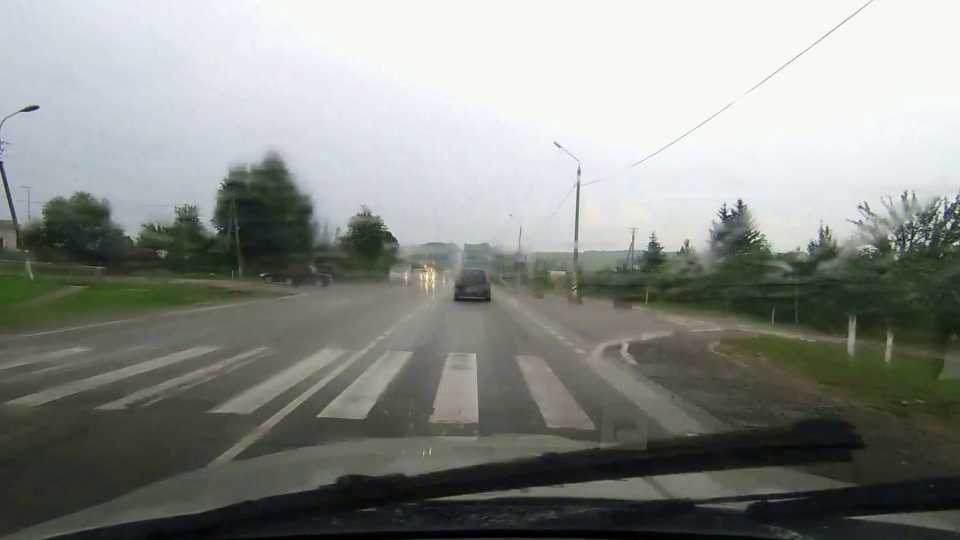
#> input picture sample-img-1.png, 1920 x 1080 px (shown at 1/2 size)
$ python sample3.py   (older library calls are emulated)
#> lines starting #> are read from the running program, lines starting #| are printed output that depends on the picture; after the words box and inside, x2 and y2 are one past the last pixel; in counts of white or black regions, pixels touching at a corner belong together; long printed decimals are rounded
#> further down, image is the input picture: shape (1080, 1920, 3); mean B, G, R 135.1, 140.6, 136.8
import numpy as np
import cv2
import imutils
from matplotlib import pyplot as plt

def render(frame):
    frame = imutils.resize(frame, height = 500)
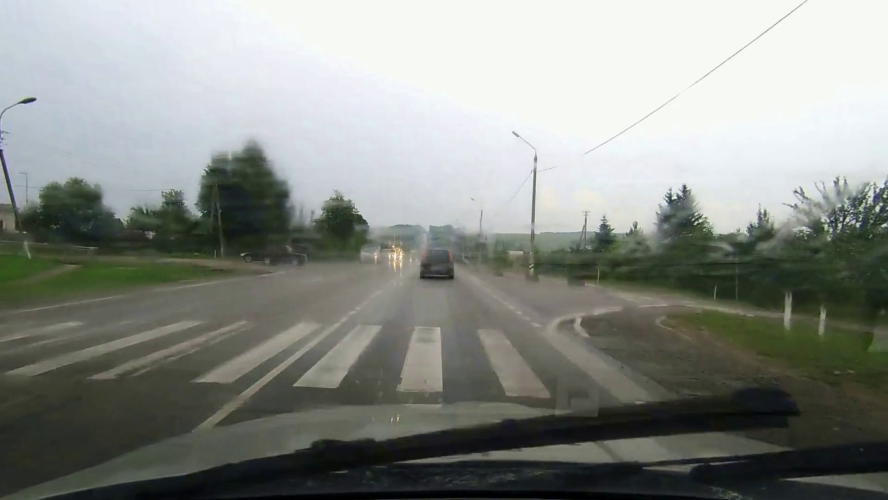
#> frame: shape (500, 888, 3); mean of channels 0, 1, 2 135.1, 140.6, 136.8; drawn as B, G, R
    frame = cv2.cvtColor(frame, cv2.COLOR_BGR2GRAY)
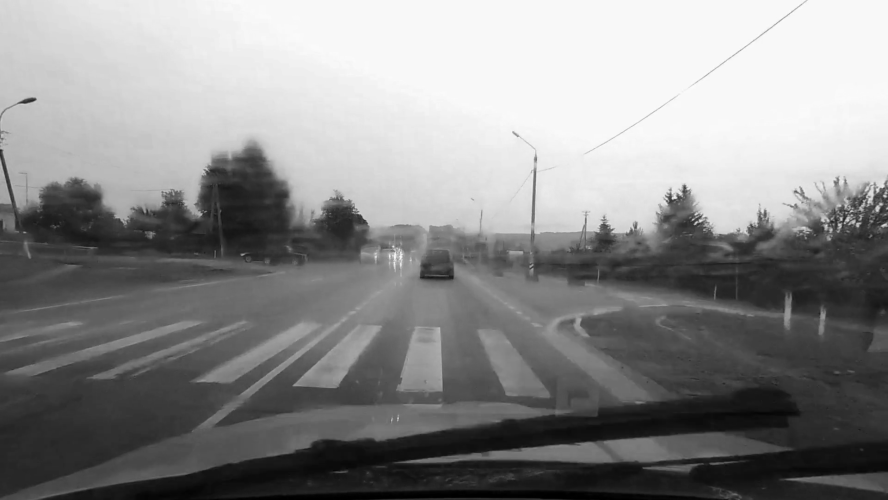
#> frame: shape (500, 888); min 0, max 252, mean 138.9
    frame = cv2.GaussianBlur(frame, (5, 5), 1000)
    # frame = frame[400:500, 0:1920]

    edged = cv2.Canny(frame, 15, 30)
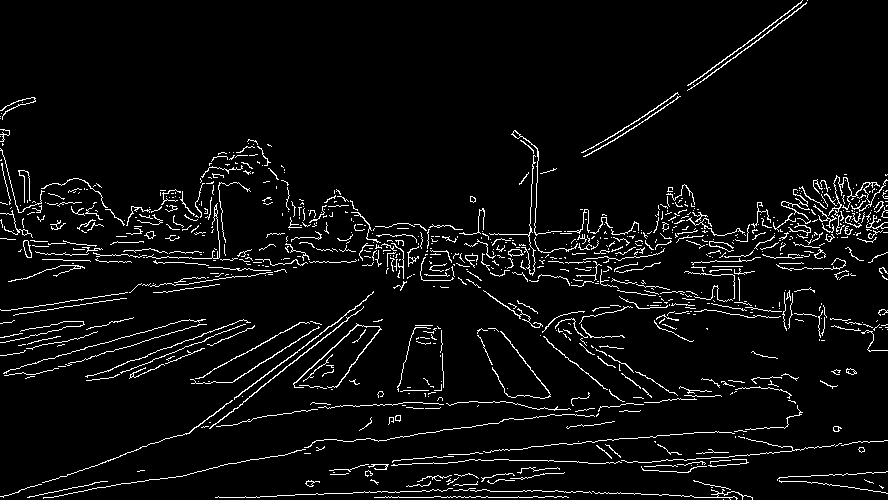
#> edged: shape (500, 888); 4.9% white in thin lines or dots
    ret, edged = cv2.threshold(edged,127,255,1)
#> edged: shape (500, 888); 95.1% white; black in thin lines or dots
    image, contours, hierarchy = cv2.findContours(edged, cv2.RETR_TREE, cv2.CHAIN_APPROX_SIMPLE)
#> contours = 4089 contours, 3594 with area under 20; largest, box (x1, y1, x2, y2) and area: (0, 0, 888, 500) 442233, (292, 323, 363, 386) 200, (233, 350, 299, 401) 178, (686, 46, 743, 87) 148, (582, 124, 639, 158) 141

    cv2.imshow('img',image)
    cv2.waitKey(0)

    for cnt in contours:
        approx = cv2.approxPolyDP(cnt,0.06 * cv2.arcLength(cnt,True),True)
        cv2.drawContours(frame, [approx], -1, (255, 0, 0), cv2.LINE_4, 8)
        (x, y, w, h) = cv2.boundingRect(approx)
        ar = w / float(h)
        count = len(approx)

        print('x: {:f}, y: {:f}, w: {:f}, h: {:f}, ar: {:f}'.format(x, y, w, h, ar))
#> this loop made 4089 passes
#> (approx, x, y, w, h, ar, count) on passes 1 to 3: ([[0, 0], [0, 499], [887, 499], [887, 0]], 0, 0, 888, 500, 1.78, 4), ([[566, 497], [567, 496], [569, 497], [568, 498]], 566, 496, 4, 3, 1.33, 4), ([[561, 497], [562, 496], [564, 497], [563, 498]], 561, 496, 4, 3, 1.33, 4)
#| x: 0, y: 0, w: 888.000, h: 500.000, ar: 1.776
#| x: 566.000, y: 496.000, w: 4.000, h: 3.000, ar: 1.333
#| x: 561.000, y: 496.000, w: 4.000, h: 3.000, ar: 1.333
#| x: 553.000, y: 496.000, w: 5.000, h: 3.000, ar: 1.667
#| x: 537.000, y: 497.000, w: 9.000, h: 1.000, ar: 9.000
#| x: 518.000, y: 497.000, w: 16.000, h: 1.000, ar: 16.000
#| x: 487.000, y: 497.000, w: 32.000, h: 1.000, ar: 32.000
#| x: 480.000, y: 496.000, w: 7.000, h: 3.000, ar: 2.333
#> (further printed lines are left out)
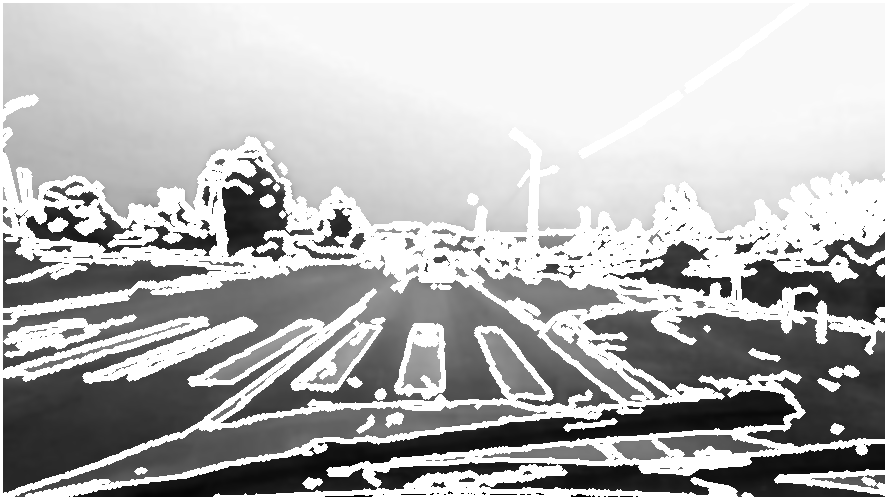
#> frame: shape (500, 888); min 0, max 255, mean 182.2
        # print('epsilon: {:f}, num: {:f}'.format(epsilon, count))

    cv2.imshow('img',frame)
    cv2.waitKey(0)


image = cv2.imread('sample-img-1.png')
render(image)
cv2.destroyAllWindows()

$ run again, with sample-img-2.png copied over sample-img-1.png
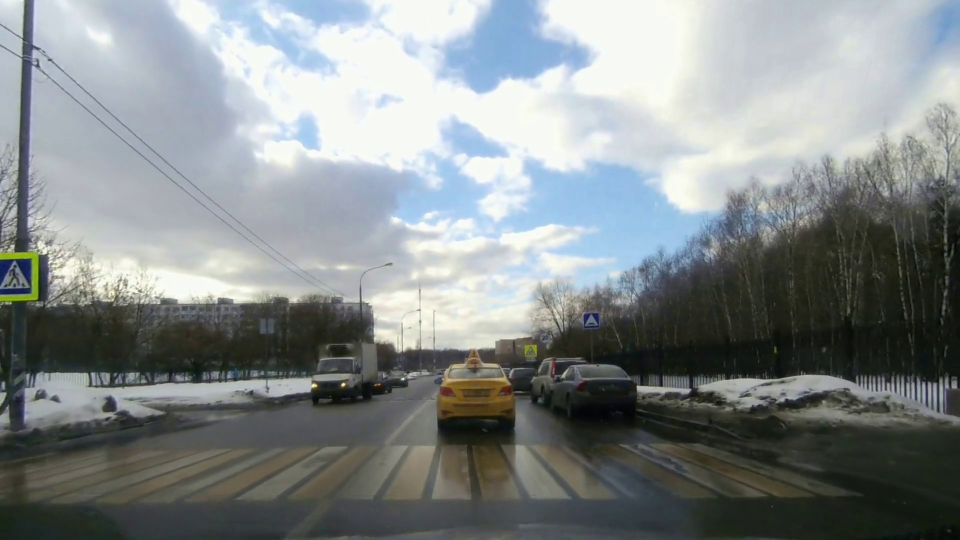
#> input picture sample-img-2.png, 1920 x 1080 px (shown at 1/2 size)
#> image is the input picture: shape (1080, 1920, 3); mean B, G, R 139, 138.4, 132.5
#> in render, `edged = cv2.Canny(frame, 15, 30)`:
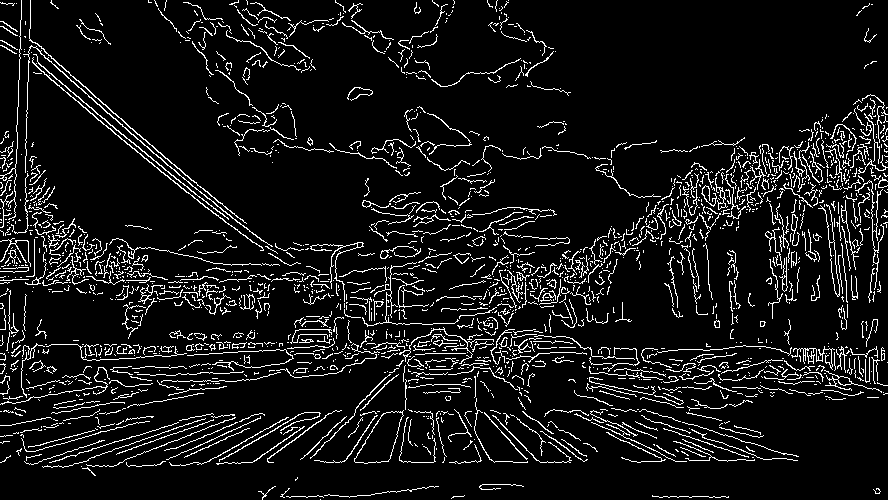
#> edged: shape (500, 888); 8.5% white in thin lines or dots
#> contours = 7538 contours, 6736 with area under 20; largest, box (x1, y1, x2, y2) and area: (0, 0, 888, 500) 441568, (275, 418, 324, 454) 127, (87, 94, 125, 128) 104, (864, 356, 871, 384) 102, (815, 345, 830, 363) 102
#> the loop in render, `for cnt in contours:` made 7538 passes
#> (approx, x, y, w, h, ar, count) on passes 2 to 4: ([[887, 137], [887, 138]], 887, 137, 1, 2, 0.5, 2), ([[0, 0], [0, 499], [887, 499], [887, 0]], 0, 0, 888, 500, 1.78, 4), ([[450, 498], [451, 497], [452, 498], [451, 499]], 450, 497, 3, 3, 1, 4)
#> (printed output is left out)
#> after the loop in render, `for cnt in contours:`:
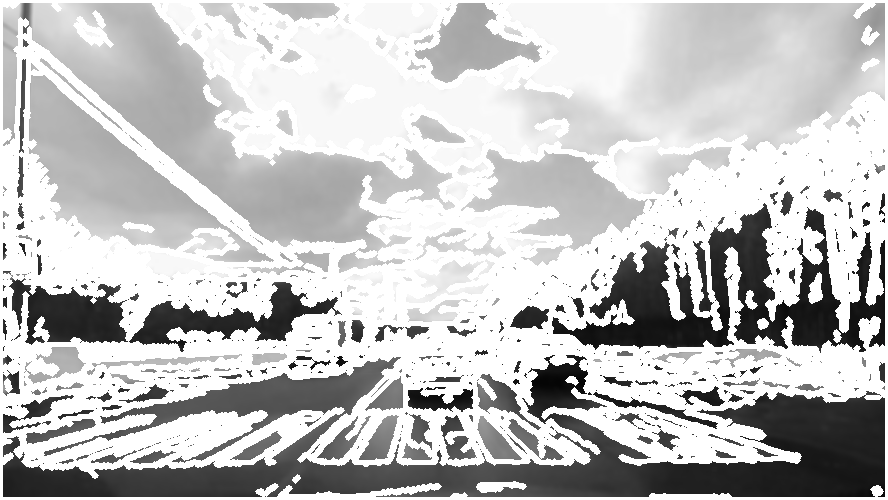
#> frame: shape (500, 888); min 5, max 255, mean 194.1

$ run again, with sample-3.png copied over sample-img-1.png
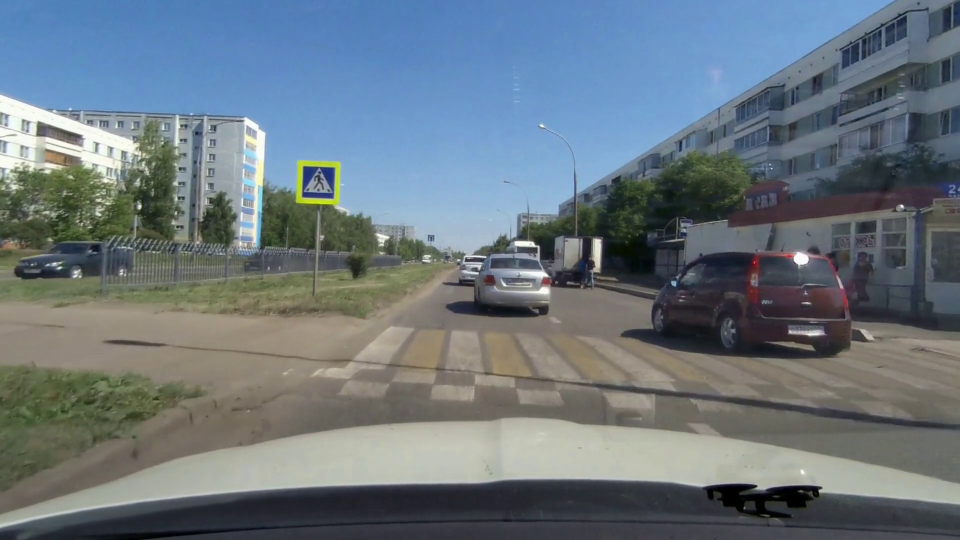
#> input picture sample-3.png, 1920 x 1080 px (shown at 1/2 size)
#> image is the input picture: shape (1080, 1920, 3); mean B, G, R 126.2, 117.9, 106
#> in render, `edged = cv2.Canny(frame, 15, 30)`:
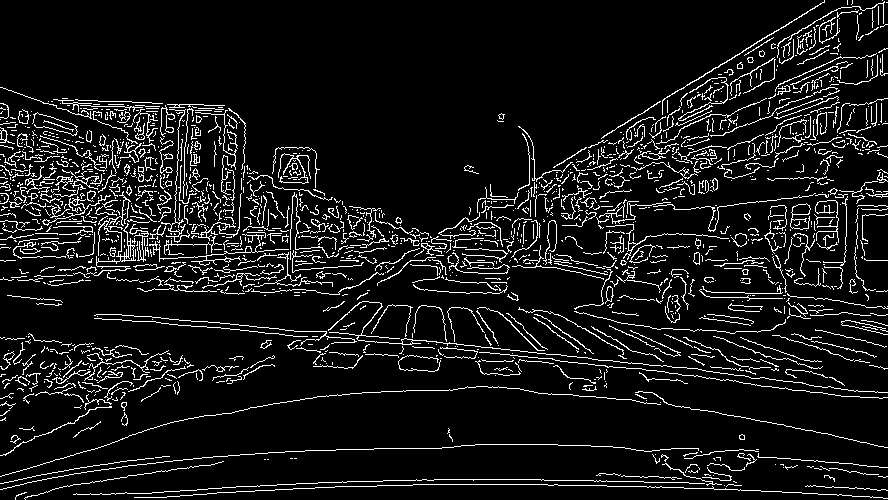
#> edged: shape (500, 888); 8.7% white in thin lines or dots
#> contours = 6878 contours, 5933 with area under 20; largest, box (x1, y1, x2, y2) and area: (0, 0, 888, 500) 441918, (115, 228, 137, 263) 290, (412, 483, 549, 486) 270, (433, 478, 542, 482) 215, (474, 443, 559, 446) 166
#> the loop in render, `for cnt in contours:` made 6878 passes
#> (approx, x, y, w, h, ar, count) on passes 1, 2, 4: ([[887, 194], [886, 195], [883, 195], [887, 195]], 883, 194, 5, 2, 2.5, 4), ([[0, 194], [0, 202], [5, 201], [7, 196]], 0, 194, 8, 9, 0.889, 4), ([[0, 195], [1, 194], [3, 195], [2, 196]], 0, 194, 4, 3, 1.33, 4)
#> (printed output is left out)
#> after the loop in render, `for cnt in contours:`:
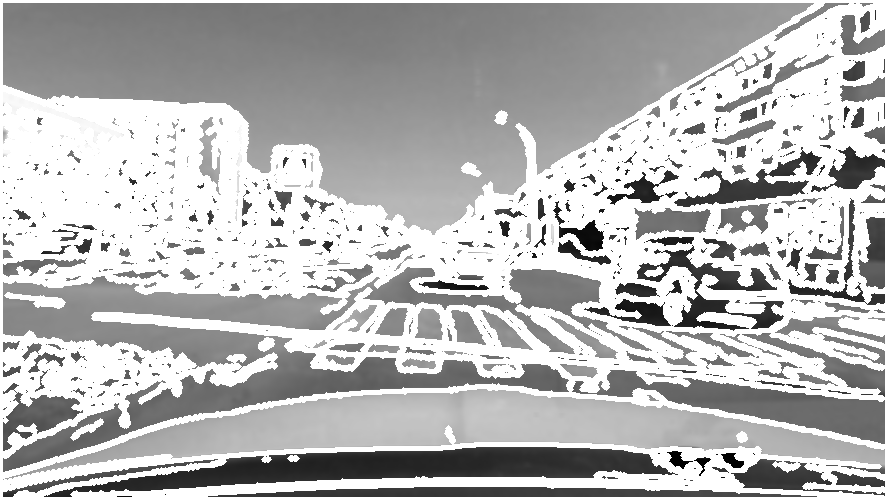
#> frame: shape (500, 888); min 0, max 255, mean 182.9
